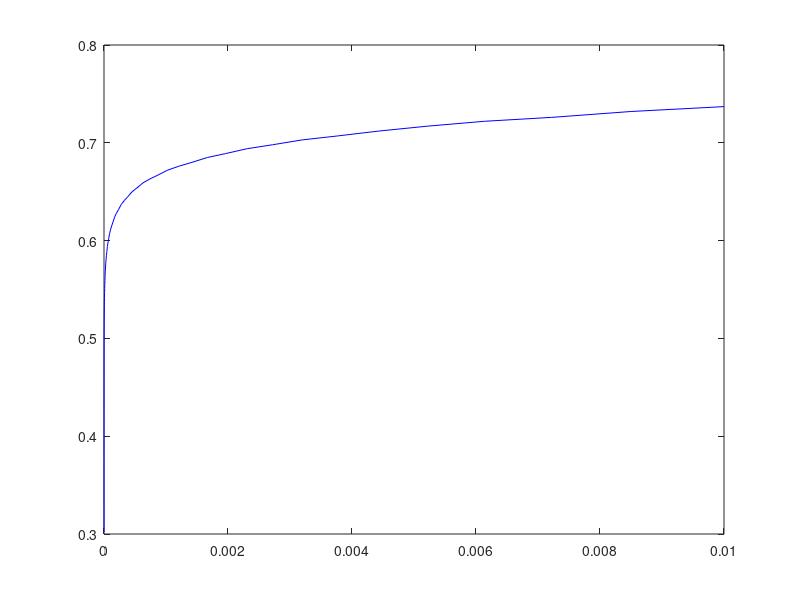
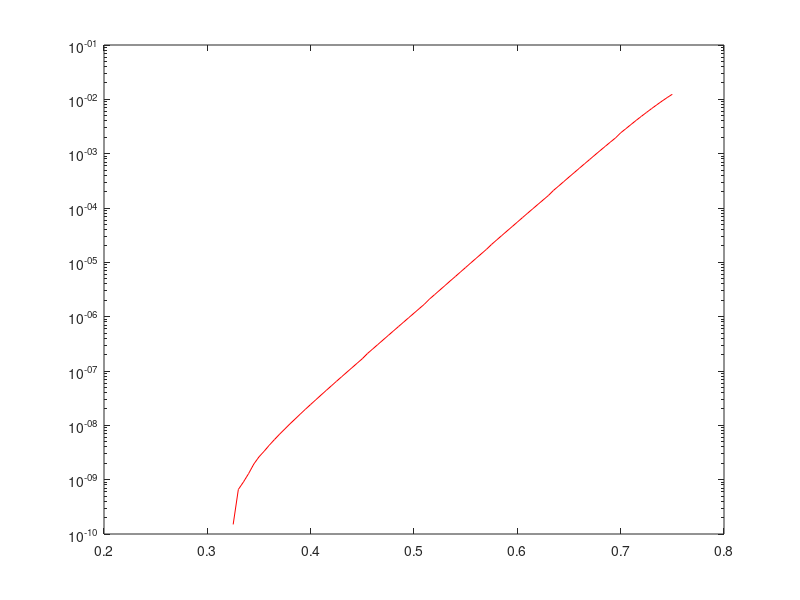
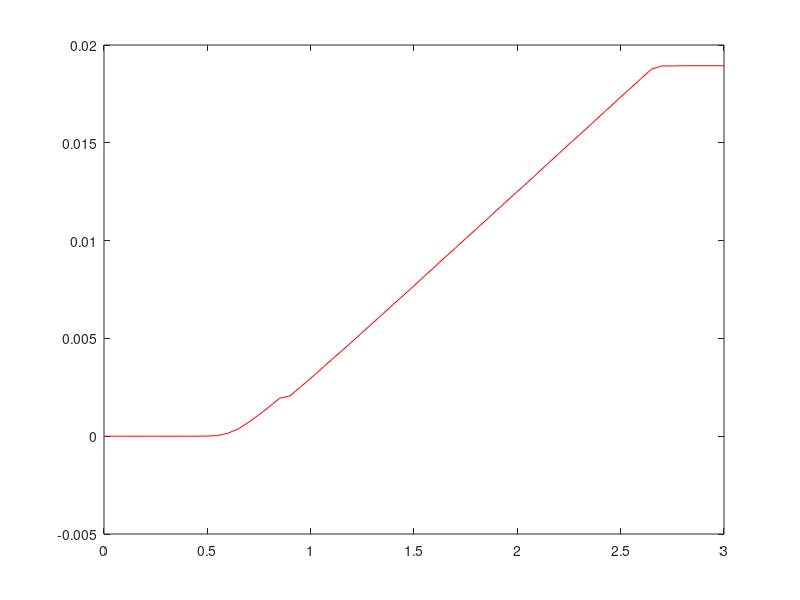
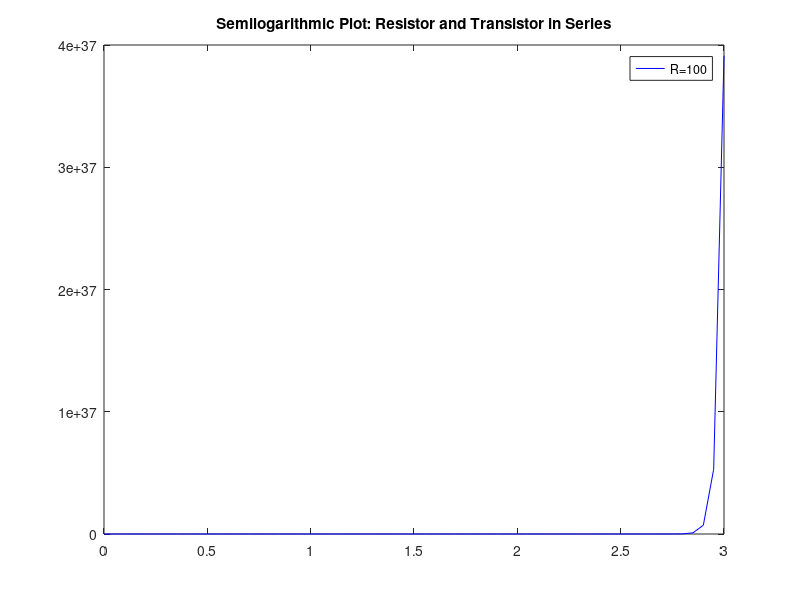

The MATLAB script that drew these images, in order:
% Experiment One : Diode-Connected 
    % Iin_Exp1_1 and Vout_Exp1_1 are from the first V-I characteristic
    % Vin_Exp1_2 and Iout_Exp1_2 are from the first I-V characteristic
% Experiment Two: Resistor in series w/ Transistor
    % Channel 2 sources voltage and measuring currents
    % Channel 1 is measuring voltage
    % Variable names are based off of resistor values

%% Experiment 1
clear
load('collected_data.mat');
plot(Iin_Exp1_1, Vout_Exp1_1, 'b');
figure
semilogy(Vin_Exp1_2, Iout_Exp1_2, 'r');

%% Experiment 2
load('collected_data.mat');
% theoretical
Is = 3 * 10^(-15);
Ut = 0.025;
V = linspace(0, 3, length(Vin_Exp2_100));

for i = 1:length(Vin_Exp2_100)
    I(1,i) = Is * exp(V(i)/Ut) + V(i)/100;
end



figure
plot(Vin_Exp2_100, Iout_Exp2_100, 'r');
figure
plot(V, I, 'b');
% hold on
% semilogy(Vin_Exp2_1K, Iout_Exp2_1K, 'b');
% hold on
% semilogy(Vin_Exp2_10K, Iout_Exp2_10K, 'b');
% xlabel('Vin (V)');
% ylabel('Iout (A)');
title('Semilogarithmic Plot: Resistor and Transistor in Series');
legend('R=100', 'R=100 theoretical');
% ylim([10e-9, 10e-1]);
% xlim([0.3, 3.1]);

% figure
% subplot(3,1,1);
% plot(Vin_Exp2_100, Iout_Exp2_100);
% title('Linear Plot: Resistor and Transistor in Series, R=100');
% xlabel('Vin (V)');
% ylabel('Iout (A)');
% subplot(3,1,2);
% plot(Vin_Exp2_1K, Iout_Exp2_1K);
% title('Linear Plot: Resistor and Transistor in Series, R=1K');
% xlabel('Vin (V)');
% ylabel('Iout (A)');
% subplot(3,1,3);
% plot(Vin_Exp2_10K, Iout_Exp2_10K);
% title('Linear Plot: Resistor and Transistor in Series, R=10K');
% xlabel('Vin (V)');
% ylabel('Iout (A)');


